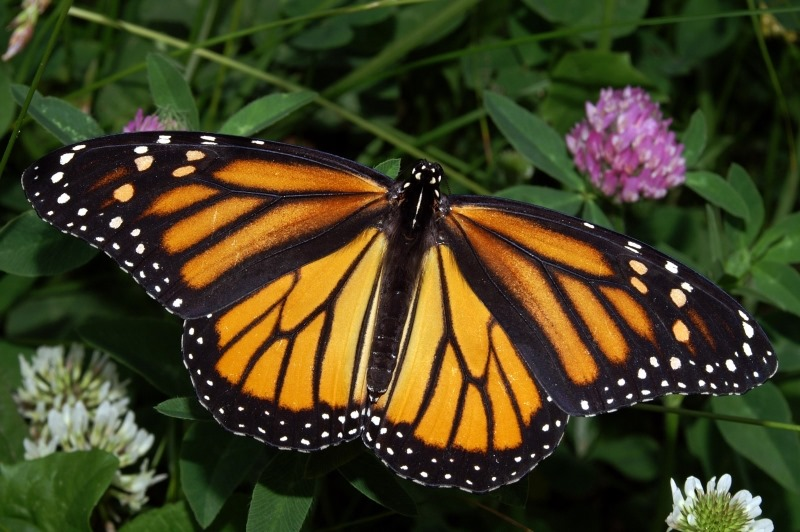
#> input picture Lab8/Butterfly.jpg, 800 x 532 px
$ jupyter execute Lab8.ipynb   (older library calls are emulated)
#> lines starting #> are read from the running program, lines starting #| are printed output that depends on the picture
# Lab 8 – Edge Detection (Sobel, Prewitt, Canny)

[cell 1]
import cv2
import numpy as np
import matplotlib.pyplot as plt

imgFile = 'Butterfly.jpg'  # new image (the reference notebook uses kid1.jpg)

def show_side_by_side(images, titles, cmap='gray'):
    fig, ax = plt.subplots(1, len(images), figsize=(5 * len(images), 5))
    for a, im, t in zip(ax, images, titles):
        if im.ndim == 3:
            a.imshow(cv2.cvtColor(im, cv2.COLOR_BGR2RGB))
        else:
            a.imshow(im, cmap=cmap, vmin=0, vmax=255)
        a.set_title(t); a.axis('off')
    plt.tight_layout(); plt.show()

img = cv2.imread(imgFile)
#> img is the input picture: shape (532, 800, 3); mean B, G, R 33, 63.4, 66.8
gray = cv2.cvtColor(img, cv2.COLOR_BGR2GRAY)
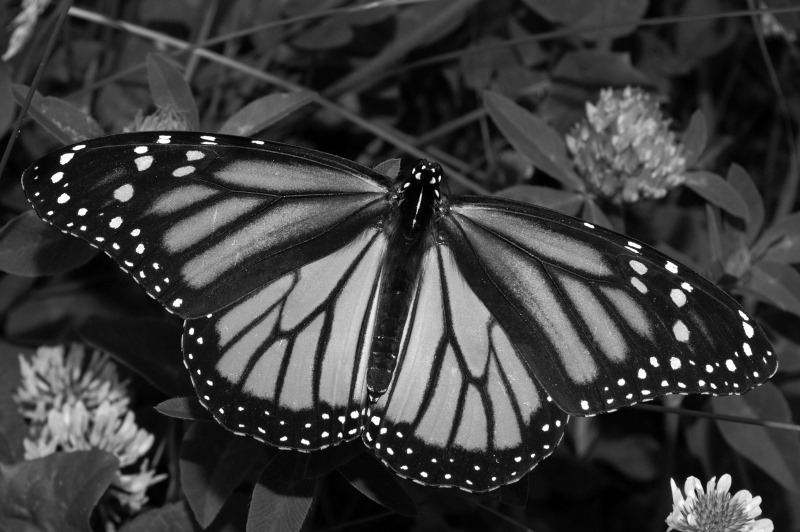
#> gray: shape (532, 800); min 0, max 255, mean 60.9
blurred = cv2.GaussianBlur(gray, (5, 5), 0)  # reduce noise before differentiation

show_side_by_side([img, gray, blurred], ['Original', 'Grayscale', 'Gaussian Blur (5x5)'])
#> the loop in show_side_by_side, `for a, im, t in zip(ax, images, titles):` made 3 passes
#> t on passes 1 to 3: 'Original', 'Grayscale', 'Gaussian Blur (5x5)'
#> in show_side_by_side, `plt.tight_layout()`:
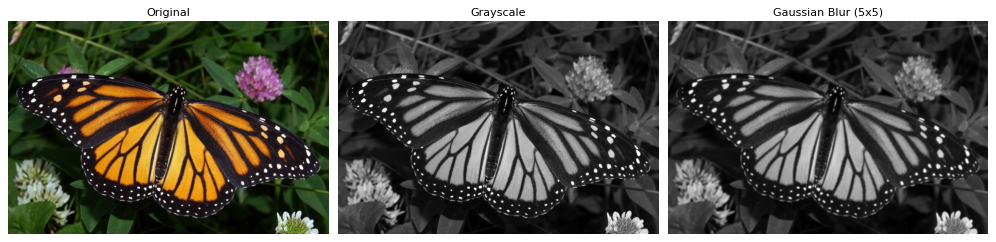
#> figure drawn by matplotlib, 3 panels

## Task 1: Apply Edge Detection Methods

### Sobel Edge Detector

[cell 2]
sobelx = cv2.Sobel(blurred, cv2.CV_64F, 1, 0, ksize=3)
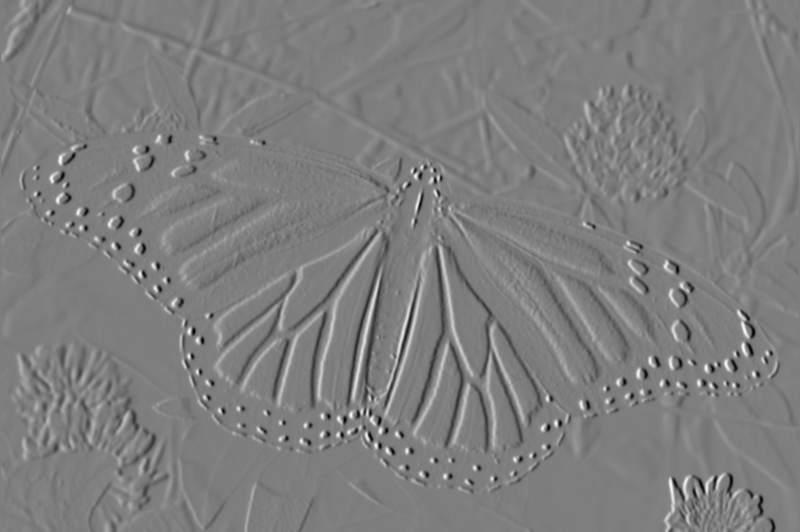
#> sobelx: shape (532, 800) float64; min -544, max 553, mean 0; drawn with min black and max white
sobely = cv2.Sobel(blurred, cv2.CV_64F, 0, 1, ksize=3)
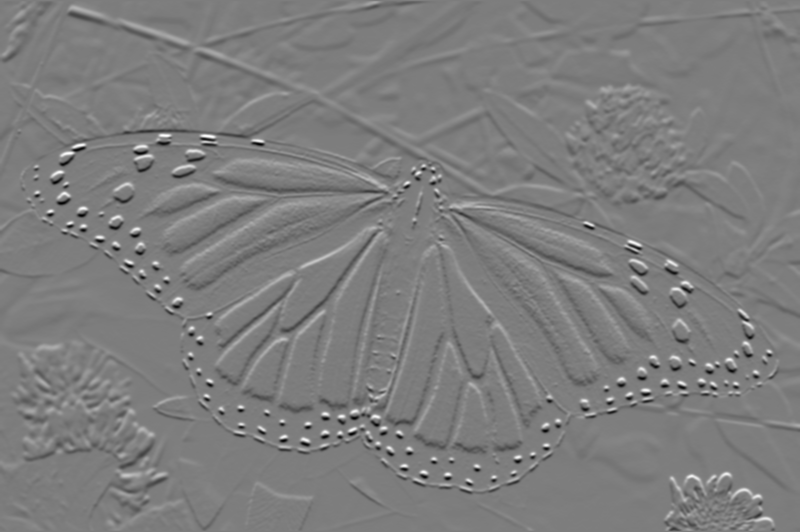
#> sobely: shape (532, 800) float64; min -563, max 579, mean -0.2; drawn with min black and max white
sobel_final = np.uint8(np.clip(cv2.magnitude(sobelx, sobely), 0, 255))
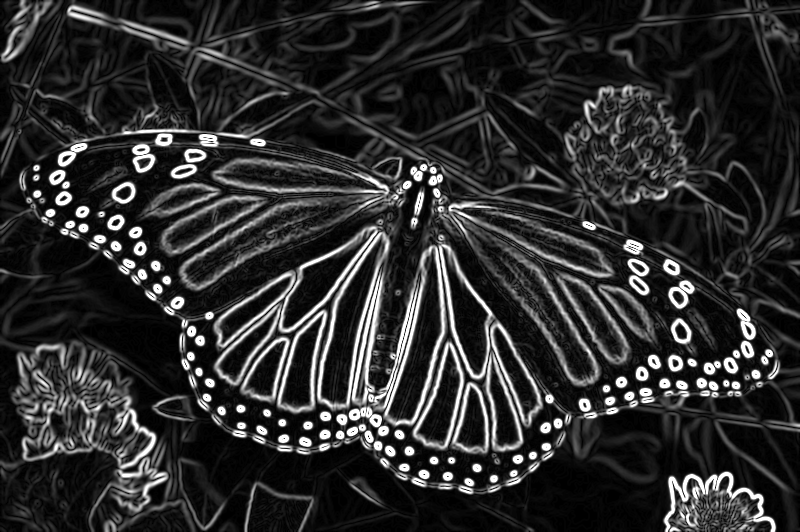
#> sobel_final: shape (532, 800); min 0, max 255, mean 45.2

show_side_by_side([cv2.convertScaleAbs(sobelx), cv2.convertScaleAbs(sobely), sobel_final],
                  ['Sobel X', 'Sobel Y', 'Sobel Magnitude'])
#> the loop in show_side_by_side (call 2), `for a, im, t in zip(ax, images, titles):` made 3 passes

### Prewitt Edge Detector

[cell 3]
kernel_x = np.array([[-1, 0, 1], [-1, 0, 1], [-1, 0, 1]], dtype=np.float64)
kernel_y = np.array([[-1, -1, -1], [0, 0, 0], [1, 1, 1]], dtype=np.float64)
prewitt_x = cv2.filter2D(blurred, cv2.CV_64F, kernel_x)
prewitt_y = cv2.filter2D(blurred, cv2.CV_64F, kernel_y)
prewitt_final = np.uint8(np.clip(cv2.magnitude(prewitt_x, prewitt_y), 0, 255))
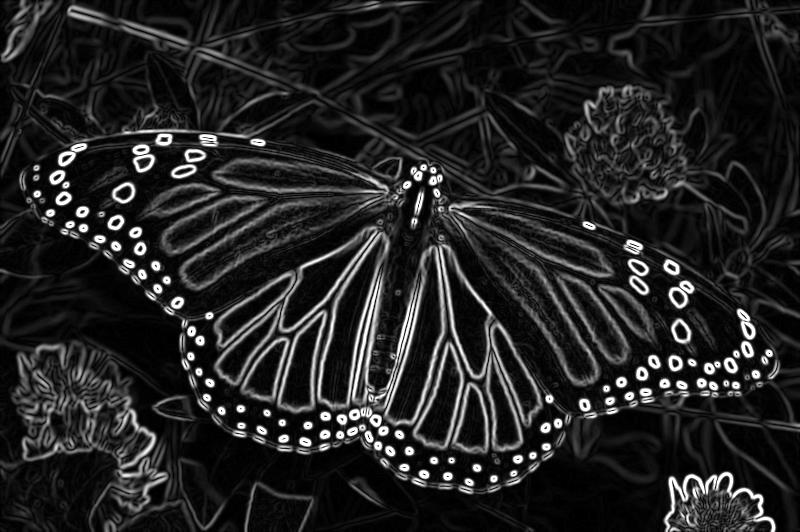
#> prewitt_final: shape (532, 800); min 0, max 255, mean 35

show_side_by_side([cv2.convertScaleAbs(prewitt_x), cv2.convertScaleAbs(prewitt_y), prewitt_final],
                  ['Prewitt X', 'Prewitt Y', 'Prewitt Magnitude'])

### Canny Edge Detector

[cell 4]
canny_edges = cv2.Canny(blurred, 50, 150)
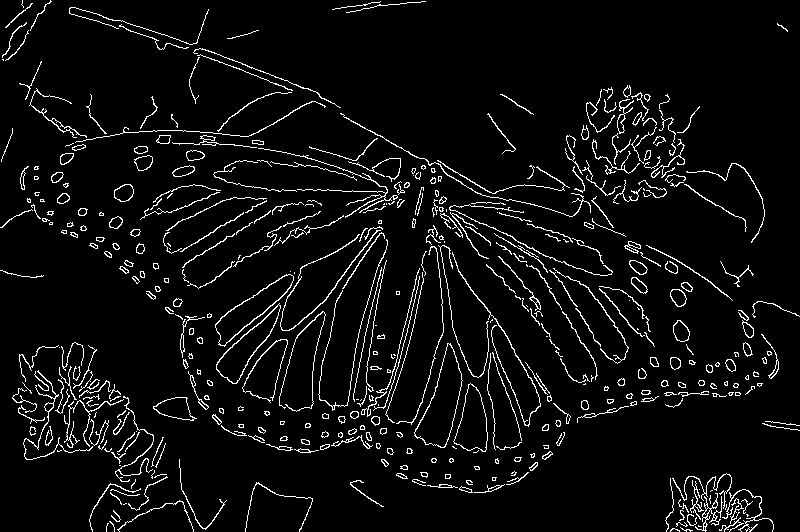
#> canny_edges: shape (532, 800); 5.5% white in thin lines or dots

show_side_by_side([img, canny_edges], ['Original', 'Canny (50, 150)'])
#> call 4 of show_side_by_side, with cmap = 'gray'
#> the loop in show_side_by_side (call 4), `for a, im, t in zip(ax, images, titles):` made 2 passes
#> t on passes 1 to 2: 'Original', 'Canny (50, 150)'
#> in show_side_by_side (call 4), `plt.tight_layout()`:
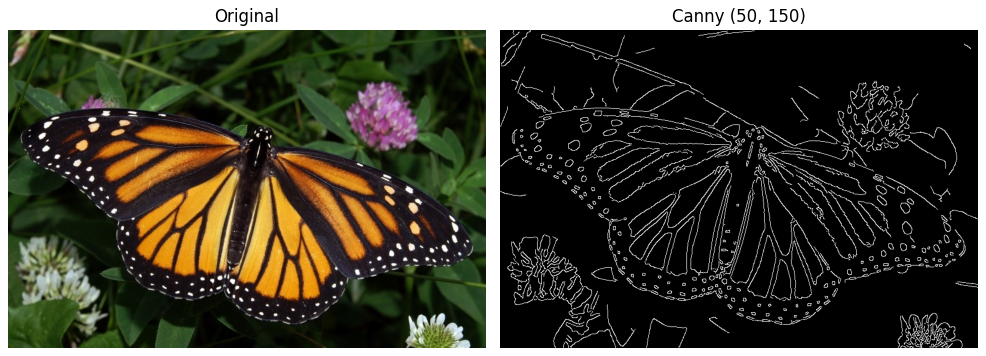
#> figure drawn by matplotlib, 2 panels

### Original image and the three edge maps

[cell 5]
show_side_by_side([img, sobel_final, prewitt_final, canny_edges],
                  ['Original', 'Sobel', 'Prewitt', 'Canny (50, 150)'])
#> the loop in show_side_by_side (call 5), `for a, im, t in zip(ax, images, titles):` made 4 passes
#> in show_side_by_side (call 5), `plt.tight_layout()`:
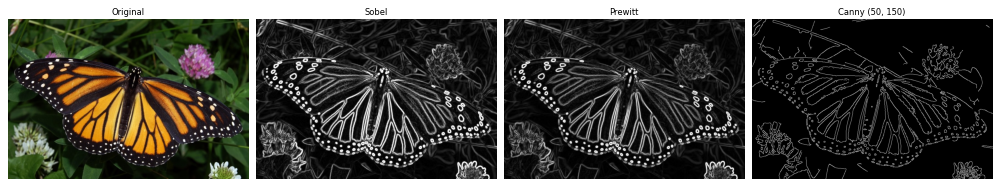
#> figure drawn by matplotlib, 4 panels

**Comparison:** Sobel and Prewitt are gradient-magnitude operators, so they give thick, grey-level edge responses whose brightness reflects edge strength; Sobel weights the centre row/column by 2, giving slightly stronger and smoother responses than Prewitt. Canny adds non-maximum suppression and hysteresis thresholding, producing thin, binary, well-connected edges of the wing veins and outline.

## Task 2: Effect of Canny Thresholds

[cell 6]
thresholds = [(30, 90), (50, 150), (100, 200)]
canny_maps = [cv2.Canny(blurred, lo, hi) for lo, hi in thresholds]
#> canny_maps = 3 items

show_side_by_side(canny_maps, [f'Low = {lo}, High = {hi}' for lo, hi in thresholds])
#> the loop in show_side_by_side (call 6), `for a, im, t in zip(ax, images, titles):` made 3 passes
#> t on passes 1 to 3: 'Low = 30, High = 90', 'Low = 50, High = 150', 'Low = 100, High = 200'
#> in show_side_by_side (call 6), `plt.tight_layout()`:
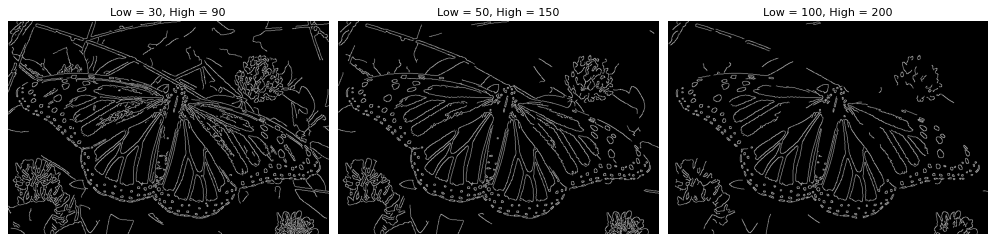
#> figure drawn by matplotlib, 3 panels
for (lo, hi), e in zip(thresholds, canny_maps):
    print(f'Low = {lo:>3}, High = {hi:>3}: {np.count_nonzero(e):>6} edge pixels '
          f'({100 * np.count_nonzero(e) / e.size:.2f}% of the image)')
#> this loop made 3 passes
#| Low =  30, High =  90:  33792 edge pixels (7.94% of the image)
#| Low =  50, High = 150:  23434 edge pixels (5.51% of the image)
#| Low = 100, High = 200:  16823 edge pixels (3.95% of the image)
